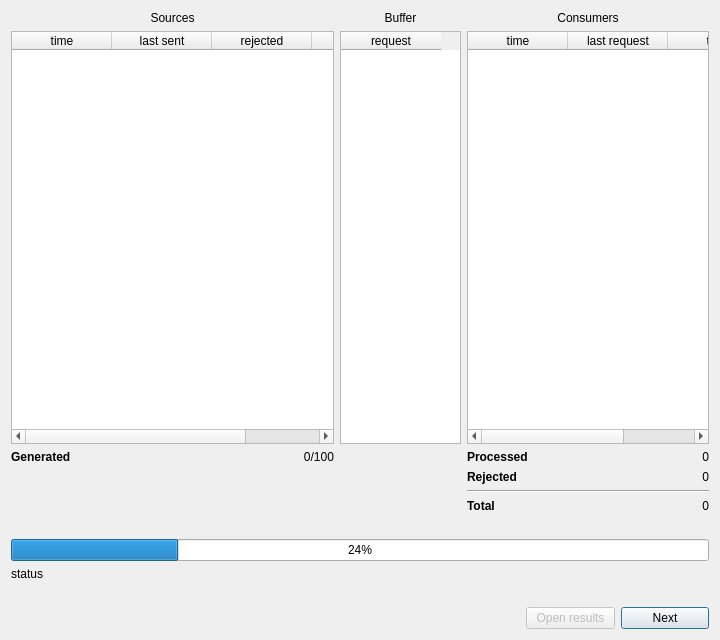
<?xml version="1.0" encoding="UTF-8"?>
<ui version="4.0">
 <class>StepByStepWindow</class>
 <widget class="QWidget" name="StepByStepWindow">
  <property name="geometry">
   <rect>
    <x>0</x>
    <y>0</y>
    <width>720</width>
    <height>640</height>
   </rect>
  </property>
  <property name="sizePolicy">
   <sizepolicy hsizetype="Expanding" vsizetype="Expanding">
    <horstretch>0</horstretch>
    <verstretch>0</verstretch>
   </sizepolicy>
  </property>
  <property name="minimumSize">
   <size>
    <width>720</width>
    <height>640</height>
   </size>
  </property>
  <property name="maximumSize">
   <size>
    <width>10000</width>
    <height>10000</height>
   </size>
  </property>
  <property name="windowTitle">
   <string>Simulation</string>
  </property>
  <layout class="QGridLayout" name="gridLayout">
   <item row="0" column="0">
    <layout class="QVBoxLayout" name="mainLayout" stretch="0">
     <property name="spacing">
      <number>6</number>
     </property>
     <item>
      <layout class="QGridLayout" name="gridTables" columnstretch="8,3,6">
       <item row="4" column="0" colspan="3">
        <widget class="QProgressBar" name="modelingProgressBar">
         <property name="value">
          <number>24</number>
         </property>
        </widget>
       </item>
       <item row="7" column="0" colspan="3">
        <spacer name="horizontalSpacer_2">
         <property name="orientation">
          <enum>Qt::Horizontal</enum>
         </property>
         <property name="sizeHint" stdset="0">
          <size>
           <width>40</width>
           <height>20</height>
          </size>
         </property>
        </spacer>
       </item>
       <item row="8" column="2">
        <layout class="QHBoxLayout" name="btnsLayout" stretch="2,3,3">
         <item>
          <spacer name="horizontalSpacer_3">
           <property name="orientation">
            <enum>Qt::Horizontal</enum>
           </property>
           <property name="sizeHint" stdset="0">
            <size>
             <width>30</width>
             <height>20</height>
            </size>
           </property>
          </spacer>
         </item>
         <item>
          <widget class="QPushButton" name="btnOpenResults">
           <property name="enabled">
            <bool>false</bool>
           </property>
           <property name="text">
            <string>Open results</string>
           </property>
           <property name="autoDefault">
            <bool>false</bool>
           </property>
           <property name="default">
            <bool>false</bool>
           </property>
           <property name="flat">
            <bool>false</bool>
           </property>
          </widget>
         </item>
         <item>
          <widget class="QPushButton" name="btnNext">
           <property name="text">
            <string>Next</string>
           </property>
           <property name="default">
            <bool>true</bool>
           </property>
          </widget>
         </item>
        </layout>
       </item>
       <item row="1" column="1">
        <widget class="QTableWidget" name="tblBuffer">
         <property name="sizePolicy">
          <sizepolicy hsizetype="Expanding" vsizetype="Expanding">
           <horstretch>0</horstretch>
           <verstretch>0</verstretch>
          </sizepolicy>
         </property>
         <property name="maximumSize">
          <size>
           <width>10000</width>
           <height>16777215</height>
          </size>
         </property>
         <column>
          <property name="text">
           <string>request</string>
          </property>
         </column>
        </widget>
       </item>
       <item row="2" column="0">
        <layout class="QHBoxLayout" name="srcNumsLayout" stretch="0,0">
         <item>
          <widget class="QLabel" name="lblGen">
           <property name="font">
            <font>
             <weight>75</weight>
             <bold>true</bold>
            </font>
           </property>
           <property name="text">
            <string>Generated</string>
           </property>
           <property name="alignment">
            <set>Qt::AlignLeading|Qt::AlignLeft|Qt::AlignTop</set>
           </property>
           <property name="wordWrap">
            <bool>false</bool>
           </property>
          </widget>
         </item>
         <item>
          <widget class="QLabel" name="lblGenField">
           <property name="text">
            <string>&lt;html&gt;&lt;head/&gt;&lt;body&gt;&lt;p&gt;0/100&lt;/p&gt;&lt;/body&gt;&lt;/html&gt;</string>
           </property>
           <property name="alignment">
            <set>Qt::AlignRight|Qt::AlignTop|Qt::AlignTrailing</set>
           </property>
           <property name="wordWrap">
            <bool>false</bool>
           </property>
          </widget>
         </item>
        </layout>
       </item>
       <item row="1" column="2">
        <widget class="QTableWidget" name="tblConsumers">
         <property name="maximumSize">
          <size>
           <width>10000</width>
           <height>16777215</height>
          </size>
         </property>
         <column>
          <property name="text">
           <string>time</string>
          </property>
         </column>
         <column>
          <property name="text">
           <string>last request</string>
          </property>
         </column>
         <column>
          <property name="text">
           <string>total</string>
          </property>
         </column>
        </widget>
       </item>
       <item row="3" column="0" colspan="3">
        <spacer name="horizontalSpacer">
         <property name="orientation">
          <enum>Qt::Horizontal</enum>
         </property>
         <property name="sizeHint" stdset="0">
          <size>
           <width>40</width>
           <height>20</height>
          </size>
         </property>
        </spacer>
       </item>
       <item row="6" column="0">
        <widget class="QLabel" name="lblStatusBar">
         <property name="text">
          <string>status</string>
         </property>
        </widget>
       </item>
       <item row="1" column="0">
        <widget class="QTableWidget" name="tblSources">
         <property name="sizePolicy">
          <sizepolicy hsizetype="Expanding" vsizetype="Expanding">
           <horstretch>0</horstretch>
           <verstretch>0</verstretch>
          </sizepolicy>
         </property>
         <property name="maximumSize">
          <size>
           <width>10000</width>
           <height>16777215</height>
          </size>
         </property>
         <column>
          <property name="text">
           <string>time</string>
          </property>
         </column>
         <column>
          <property name="text">
           <string>last sent</string>
          </property>
         </column>
         <column>
          <property name="text">
           <string>rejected</string>
          </property>
         </column>
         <column>
          <property name="text">
           <string>total</string>
          </property>
         </column>
        </widget>
       </item>
       <item row="2" column="2">
        <layout class="QVBoxLayout" name="cnmrNumsLayout">
         <item>
          <layout class="QHBoxLayout" name="horizontalLayout_7">
           <item>
            <widget class="QLabel" name="lblProc">
             <property name="enabled">
              <bool>true</bool>
             </property>
             <property name="font">
              <font>
               <weight>75</weight>
               <bold>true</bold>
              </font>
             </property>
             <property name="text">
              <string>Processed</string>
             </property>
             <property name="alignment">
              <set>Qt::AlignLeading|Qt::AlignLeft|Qt::AlignVCenter</set>
             </property>
            </widget>
           </item>
           <item>
            <widget class="QLabel" name="lblProcField">
             <property name="text">
              <string>0</string>
             </property>
             <property name="alignment">
              <set>Qt::AlignRight|Qt::AlignTrailing|Qt::AlignVCenter</set>
             </property>
            </widget>
           </item>
          </layout>
         </item>
         <item>
          <layout class="QHBoxLayout" name="horizontalLayout_13">
           <item>
            <widget class="QLabel" name="lblRej">
             <property name="font">
              <font>
               <weight>75</weight>
               <bold>true</bold>
              </font>
             </property>
             <property name="text">
              <string>Rejected</string>
             </property>
            </widget>
           </item>
           <item>
            <widget class="QLabel" name="lblRejField">
             <property name="text">
              <string>0</string>
             </property>
             <property name="alignment">
              <set>Qt::AlignRight|Qt::AlignTrailing|Qt::AlignVCenter</set>
             </property>
            </widget>
           </item>
          </layout>
         </item>
         <item>
          <widget class="Line" name="line">
           <property name="orientation">
            <enum>Qt::Horizontal</enum>
           </property>
          </widget>
         </item>
         <item>
          <layout class="QHBoxLayout" name="horizontalLayout_12">
           <item>
            <widget class="QLabel" name="lblTotal">
             <property name="font">
              <font>
               <weight>75</weight>
               <bold>true</bold>
              </font>
             </property>
             <property name="text">
              <string>Total</string>
             </property>
            </widget>
           </item>
           <item>
            <widget class="QLabel" name="lblTotalField">
             <property name="text">
              <string>0</string>
             </property>
             <property name="alignment">
              <set>Qt::AlignRight|Qt::AlignTrailing|Qt::AlignVCenter</set>
             </property>
            </widget>
           </item>
          </layout>
         </item>
        </layout>
       </item>
       <item row="0" column="0">
        <widget class="QLabel" name="lblSources">
         <property name="text">
          <string>Sources</string>
         </property>
         <property name="alignment">
          <set>Qt::AlignCenter</set>
         </property>
        </widget>
       </item>
       <item row="0" column="1">
        <widget class="QLabel" name="lblBuffer">
         <property name="maximumSize">
          <size>
           <width>150</width>
           <height>16777215</height>
          </size>
         </property>
         <property name="text">
          <string>Buffer</string>
         </property>
         <property name="alignment">
          <set>Qt::AlignCenter</set>
         </property>
        </widget>
       </item>
       <item row="0" column="2">
        <widget class="QLabel" name="lblConsumers">
         <property name="text">
          <string>Consumers</string>
         </property>
         <property name="alignment">
          <set>Qt::AlignCenter</set>
         </property>
        </widget>
       </item>
      </layout>
     </item>
    </layout>
   </item>
  </layout>
 </widget>
 <resources/>
 <connections/>
</ui>
